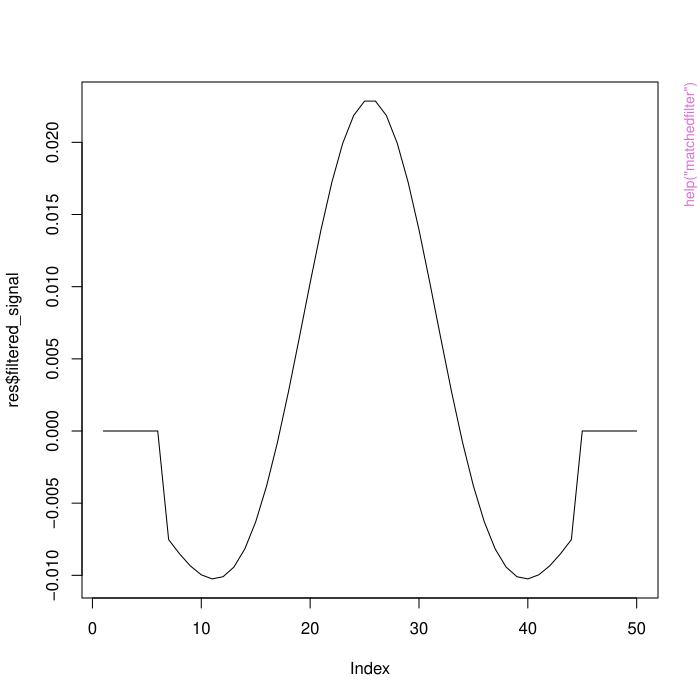

Here is the R script that generated this plot:
pkgname <- "MS2DecR"
source(file.path(R.home("share"), "R", "examples-header.R"))
options(warn = 1)
options(pager = "console")
library('MS2DecR')

base::assign(".oldSearch", base::search(), pos = 'CheckExEnv')
base::assign(".old_wd", base::getwd(), pos = 'CheckExEnv')
cleanEx()
nameEx("deconvICA")
### * deconvICA

flush(stderr()); flush(stdout())

### Name: deconvICA
### Title: ICA-Based Deconvolution of MS2 Data
### Aliases: deconvICA
### Keywords: ICA deconvolution

### ** Examples

library(MS2DecR)

data(msdial)

# The msdial dataset is a precomputed MS-DIAL-like example derived from
# the HILIC positive SWATH example corresponding to the original MS-DIAL paper.
res <- deconvICA(
  Y0 = msdial$Y,
  com = 5,
  lambda = 0.1,
  maxiter = 50,
  wid = 5,
  gap = 1
)

res$com
dim(res$ALS$C)
dim(res$ALS$A)



cleanEx()
nameEx("detectPeaks")
### * detectPeaks

flush(stderr()); flush(stdout())

### Name: detectPeaks
### Title: Peak Detection in MS Spectral Data
### Aliases: detectPeaks
### Keywords: peak detection MS SWATH

### ** Examples

C <- matrix(runif(100), nrow = 20, ncol = 5)
A <- matrix(runif(50), nrow = 5, ncol = 10)
result <- detectPeaks(C, A, wid = 3, gap = 5)



cleanEx()
nameEx("generate_ms2_matrix")
### * generate_ms2_matrix

flush(stderr()); flush(stdout())

### Name: generate_ms2_matrix
### Title: Generate MS2 Data Matrix
### Aliases: generate_ms2_matrix
### Keywords: MS2 DIA binning spectral

### ** Examples

## Not run: 
##D # Load DIA data
##D dia_data <- MSnbase::readMSData("example.mzML", mode = "onDisk")
##D 
##D # Define parameters
##D premz <- 290.1387
##D rt_range <- c(170, 190)
##D bin_size <- 0.01
##D 
##D # Generate MS2 data matrix
##D ms2_data <- generate_ms2_matrix(dia_data, premz, rt_range, bin_size)
##D 
##D # Access the results
##D mz <- ms2_data$mz
##D Y <- ms2_data$Y
##D rt <- ms2_data$rt
##D 
##D # Inspect the results
##D print(dim(Y))  # Dimensions of the intensity matrix
##D print(mz[1:10])  # First 10 m/z values
##D print(rt[1:10])  # First 10 retention times
## End(Not run)



cleanEx()
nameEx("match_spectra")
### * match_spectra

flush(stderr()); flush(stdout())

### Name: match_spectra
### Title: Match Experimental Spectra Against a Reference Library
### Aliases: match_spectra
### Keywords: spectra matching MS2

### ** Examples

if (requireNamespace("Spectra", quietly = TRUE) &&
    requireNamespace("S4Vectors", quietly = TRUE)) {
sp <- Spectra::Spectra(S4Vectors::DataFrame(
  msLevel = 2L,
  precursorMz = 500.2,
  mz = I(list(c(100.1, 101.1, 102.1))),
  intensity = I(list(c(10, 20, 30)))
))
mz <- c(100.1, 101.1, 102.1)
intensity <- c(10, 20, 30)
target_mz <- 500.2
score <- match_spectra(mz, intensity, sp, target_mz)
score
}



cleanEx()
nameEx("matchedfilter")
### * matchedfilter

flush(stderr()); flush(stdout())

### Name: matchedfilter
### Title: Apply a Gaussian Matched Filter
### Aliases: matchedfilter

### ** Examples

x <- dnorm(seq(-3, 3, length.out = 50))
res <- matchedfilter(x, fwhm = 3)
plot(res$filtered_signal, type = "l")



cleanEx()
nameEx("msdial")
### * msdial

flush(stderr()); flush(stdout())

### Name: msdial
### Title: MS-DIAL-like example data for simplified MS2 deconvolution
### Aliases: msdial
### Keywords: datasets

### ** Examples

data(msdial)
str(msdial, max.level = 1)



cleanEx()
nameEx("msdial_deconv")
### * msdial_deconv

flush(stderr()); flush(stdout())

### Name: msdial_deconv
### Title: Perform simplified MS-DIAL-like MS2 deconvolution
### Aliases: msdial_deconv
### Keywords: deconvolution mass spectrometry

### ** Examples

## Not run: 
##D data(msdial)
##D msdial <- msdial_model(msdial)
##D msdial <- msdial_deconv(msdial)
##D msdial$result$deconv$spectra
## End(Not run)



cleanEx()
nameEx("msdial_model")
### * msdial_model

flush(stderr()); flush(stdout())

### Name: msdial_model
### Title: Build simplified MS-DIAL-like model chromatograms
### Aliases: msdial_model
### Keywords: models mass spectrometry

### ** Examples

## Not run: 
##D data(msdial)
##D msdial <- msdial_model(msdial)
##D msdial$result$model$triplet_summary
## End(Not run)



cleanEx()
nameEx("optimizeALS")
### * optimizeALS

flush(stderr()); flush(stdout())

### Name: optimizeALS
### Title: Alternating Least Squares (ALS) Optimization for Deconvolution
### Aliases: optimizeALS
### Keywords: ALS optimization

### ** Examples

# Example usage:
X <- matrix(runif(5000, 0, 1), nrow = 100, ncol = 50)
C <- matrix(runif(500, 0, 1), nrow = 100, ncol = 5)
result <- optimizeALS(X, C, com = 5, lambda = 0.1, maxiter = 50)



cleanEx()
nameEx("performICA")
### * performICA

flush(stderr()); flush(stdout())

### Name: performICA
### Title: Independent Component Analysis (ICA) for Spectral Data
### Aliases: performICA
### Keywords: ICA dimensionality reduction spectral

### ** Examples

# Example usage:
Y0 <- matrix(runif(5000, 0, 1), nrow = 100, ncol = 50)
result <- performICA(Y0, com = 5)



cleanEx()
nameEx("process_ms2_data")
### * process_ms2_data

flush(stderr()); flush(stdout())

### Name: process_ms2_data
### Title: Process MS2 Data for Deconvolution
### Aliases: process_ms2_data
### Keywords: deconvolution MS2 SWATH

### ** Examples

## Not run: 
##D swath_data <- MSnbase::readMSData("example.mzML", mode = "onDisk")
##D peak <- list(mz = 500.2, rtmin = 300, rtmax = 400)
##D result <- process_ms2_data(swath_data, peak)
## End(Not run)



cleanEx()
nameEx("process_ms_data")
### * process_ms_data

flush(stderr()); flush(stdout())

### Name: process_ms_data
### Title: Full Workflow for Processing MS Data
### Aliases: process_ms_data
### Keywords: MS SWATH processing

### ** Examples

## Not run: 
##D result <- process_ms_data(swath_data, sp)
## End(Not run)



### * <FOOTER>
###
cleanEx()
options(digits = 7L)
base::cat("Time elapsed: ", proc.time() - base::get("ptime", pos = 'CheckExEnv'),"\n")
grDevices::dev.off()
###
### Local variables: ***
### mode: outline-minor ***
### outline-regexp: "\\(> \\)?### [*]+" ***
### End: ***
quit('no')
